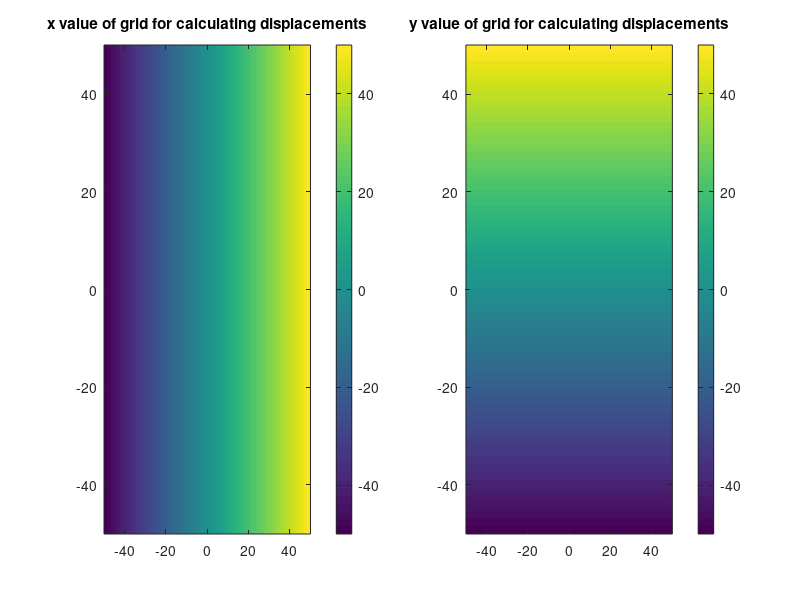

The MATLAB source for this figure: (Note: this script raises an error after producing the figure.)
clear

%
% Make an okada model of displacement due to 
% disolocation on a plane embeded within an
% elastic halfspace, and calculate the modeled
% line-of-sight displacement for comparison 
% with unwrapped interferograms
%

%
% Define the grid of points where we'll sample the displacement field
% (units of km from center of dislocation at 0,0)
%
  xmodel=[-50:.1:50];
  ymodel=[-50:.1:50];
  [xmesh,ymesh]=meshgrid(xmodel,ymodel);

  % check that the grids have the x and y values, and that they're not backward
  figure(1),clf,
  subplot(121),imagesc(xmodel,ymodel,xmesh),axis xy,colorbar,title('x value of grid for calculating displacements')
  subplot(122),imagesc(xmodel,ymodel,ymesh),axis xy,colorbar,title('y value of grid for calculating displacements')

%
% Define the paramaters we'll use for our model
%
  % points to sample the surface displacement
  E=xmesh;
  N=ymesh;

  % fault/plane orientation info
  STRIKE=315; % degrees east of north
  DIP=35;     % degress down from horizontal

  % fault/plane dimensions and location
  DEPTH=3;    % center of plane, km below the surface
  LENGTH=70;  % along strike length, km
  WIDTH=5;    % along dip width, km

  % amount and direction of motion on fault/plane
  RAKE=90;    % direction of in-plane hanging wall motion, in deg CCW from strike
  SLIP=7;     % how much in-plane slip (m)
  OPEN=0.1;   % how much opening or closing of the plane (m)

%
% Use the Okada solutions to determine expected surface displacement
%  in East, North, and Vertical directions (m)
% Plot the displacements
%   Note: csym is a Karen subroutine that makes the colorscale symmetric
%
  [uE,uN,uZ] = okada85(E,N,DEPTH,STRIKE,DIP,LENGTH,WIDTH,RAKE,SLIP,OPEN);

  figure(2),clf
  subplot(131),imagesc(xmodel,ymodel,uE),axis xy,colorbar,csym,title('modeled east (m)')
  subplot(132),imagesc(xmodel,ymodel,uN),axis xy,colorbar,csym,title('modeled north (m)')
  subplot(133),imagesc(xmodel,ymodel,uZ),axis xy,colorbar,csym,title('modeled vertical (m)')
  colormap(jet)

%
% Resolve displacements from East/North/Vertical directions into 
% line-of-sight direction.
%  - Note: actual radar geometry varies a bit across the scene,
%    but using a single number is close enough for our purposes.
%
  % define radar geometry
  IncAngle=39;   % degrees from vertical - ranges from 32 - 46, so this is a good average number
  HeadAngle=-10; % degrees from north - ascending flight direction, in deg E of N
  % HeadAngle=-170; % degrees from north - descending flight direction, in deg E of N

  % unit vector components for the line-of-sight direction
  px=sind(IncAngle)*cosd(HeadAngle);
  py=-sind(IncAngle)*sind(HeadAngle);
  pz=-cosd(IncAngle);

  % displacement in LOS direction is dot product of 3D displacement with LOS unit vector
  uLOS=uE*px+uN*py+uZ*pz;

  % Just for fun (and learning/demonstration), convert the predicted displacement back to wrapped phase
  wavelength=0.05546576;
  uphase=mod(uLOS/wavelength*4*pi,2*pi);

  figure(3),clf
  subplot(121),imagesc(xmodel,ymodel,uLOS),axis xy,colorbar,csym,title('modeled line of sight displacement (m)')
  subplot(122),imagesc(xmodel,ymodel,uphase),axis xy,colorbar,title('modeled wrapped phase')
  colormap(jet)

